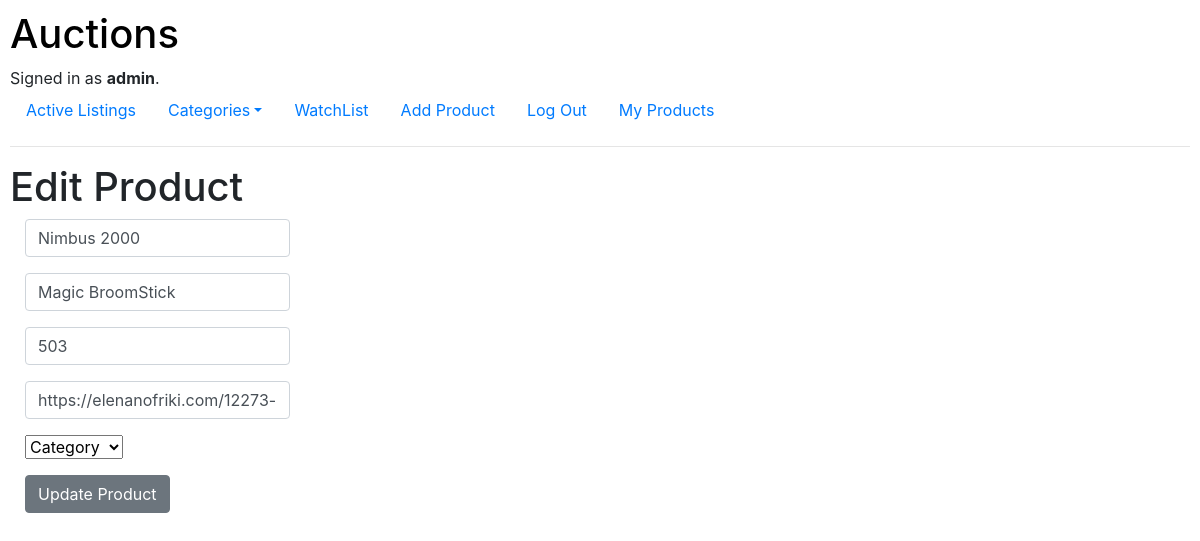
Page /edit_product/13 (signed in) on the earlier database version.
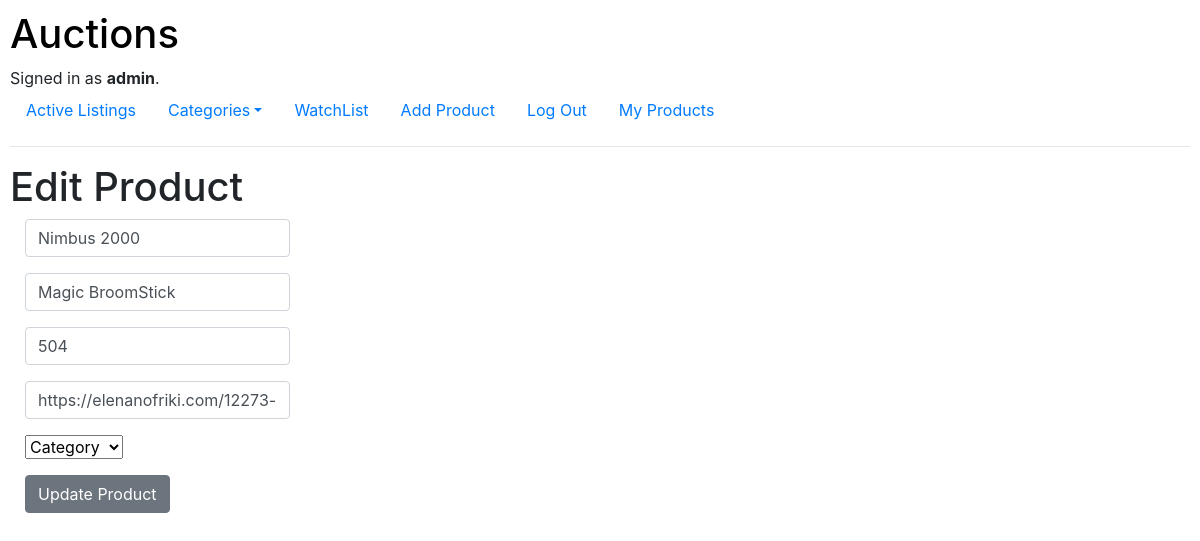
Same page on the later database version.
### auctions/models.py (models this page shows, shortened)
class User(AbstractUser):
     pass

class Product(models.Model):
    name = models.CharField(max_length=64)
    description = models.CharField(max_length=64)
    price = models.IntegerField()
    image = models.CharField(max_length=64)
    image_url = models.CharField(max_length=300)
    category = models.CharField(max_length=64)
    creator = models.CharField(max_length=64)
    is_active = models.BooleanField(default=True)
    winner = models.CharField(max_length=64, default="admin")
    users = models.ManyToManyField(User, blank=True, related_name="products")

### auctions/views.py (the view, shortened to what this page needs)
# urls.py: path("edit_product/<int:product_id>", views.edit_product, name="edit_product"),
@login_required(login_url='login')
def edit_product(request, product_id):
    if request.method == 'GET':
        product = Product.objects.get(pk=product_id)
        return render(request, 'auctions/edit_product.html', {
            'product' : product
        })

### auctions/templates/auctions/edit_product.html (shortened to what this page needs)
{% extends 'auctions/layout.html' %}
{% block body %}
  <h1>Edit Product </h1>
  <form action="{% url 'edit_product' product.id %}" method="post" class="col-lg-3 col-sm-6 mb-3">
    <div class="form-group">
      <input name="product_name" type="text" placeholder="Product Name"
             class="form-control" value="{{ product.name }}" >
    </div>
    <div class="form-group">
      <input name="description" type="text" placeholder="Description"
             class="form-control" value="{{ product.description}}" >
    </div>
    <div class="form-group">
      <input name="price" placeholder="Price" type="number"
             class="form-control" value="{{ product.price }}">
    </div>
    <div class="form-group">
      <input name="image_url" type="text" placeholder="Image_url"
             class="form-control" value="{{ product.image_url }}">
    </div>
    <div class="form-group">
      <select name="category" required>
        <option value="" disabled selected>Category</option>
      </select>
    </div>
    <button class="btn btn-secondary">Update Product</button>
  </form>
{% endblock %}

### auctions/templates/auctions/layout.html (shortened to what this page needs)
{% load static %}
<!DOCTYPE html>
<html lang="en">
    <head>
        <link rel="stylesheet" href="https://stackpath.bootstrapcdn.com/bootstrap/4.4.1/css/bootstrap.min.css">
        <link href="{% static 'auctions/styles.css' %}" rel="stylesheet">
    </head>
    <body>
        <a href="/" style="text-decoration: none; color: black;">
            <h1>Auctions</h1>
        </a>
        <div>
            {% if user.is_authenticated %}
                Signed in as <strong>{{ request.user.username }}</strong>.
            {% else %}
                Not signed in.
            {% endif %}
        </div>
        <ul class="nav">
            <li class="nav-item">
                <a class="nav-link" href="{% url 'index' %}">Active Listings</a>
            </li>
            <li class="nav-item">
                <div class="dropdown">
                    <a class="nav-link dropdown-toggle" data-bs-toggle='dropdown' href="">Categories</a>
                </div>
            </li>
            {% if user.is_authenticated %}
                <li class="nav-item">
                    <a class="nav-link" href="{% url 'show_watchlist' %}">WatchList
                    </a>
                </li>
                <li class="nav-item" >
                   <a class="nav-link" href="{% url 'add_product' %}">Add Product</a>
                </li>
                <li class="nav-item">
                    <a class="nav-link" href="{% url 'logout' %}">Log Out</a>
                </li>
                <li class="nav-item">
                    <a class="nav-link" href="{% url 'show_profile' user.username %}">My Products</a>
                </li>
            {% endif %}
        </ul>
        <hr>
        <div class="main">
            {% block body %}
            {% endblock %}
        </div>
    </body>
</html>

### auctions/static/auctions/styles.css (style rules this page uses)
body { padding: 10px; }
.main { background-color: white; }

Differences in the rows shown:
changed Product "Magic BroomStick": price "503" → "504"
